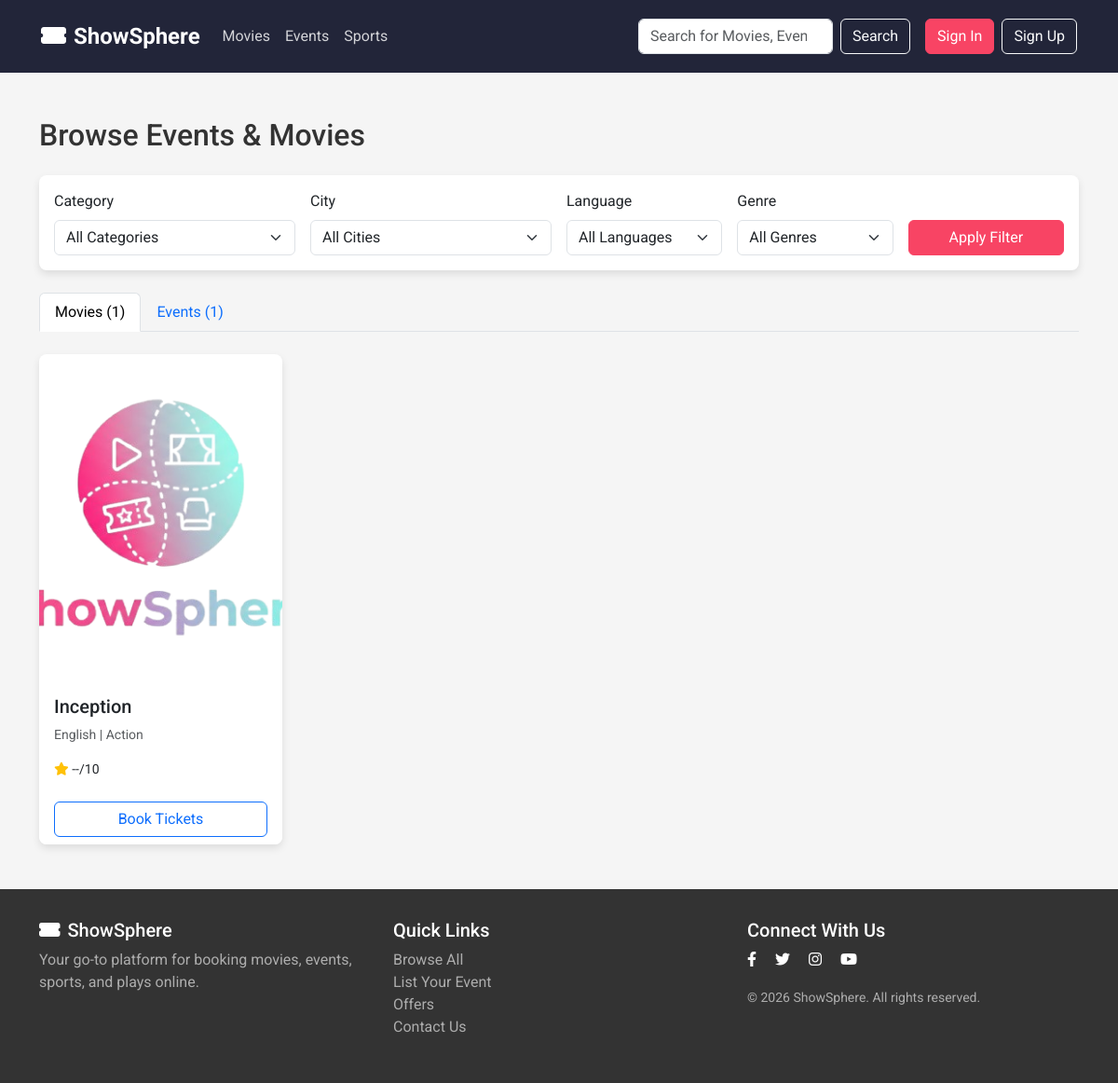
The page /browse/ on the database its author committed.
### booking/models.py (models this page shows, shortened)
class Movie(models.Model):
    STATUS_CHOICES = [
        ('pending', 'Pending Approval'),
        ('approved', 'Approved'),
        ('rejected', 'Rejected'),
    ]
    CERTIFICATION_CHOICES = [
        ('U', 'U - Universal'),
        ('UA', 'UA - Parental Guidance'),
        ('A', 'A - Adults Only'),
        ('S', 'S - Restricted'),
    ]
    theatre_owner = models.ForeignKey(TheatreOwnerProfile, on_delete=models.CASCADE, related_name='movies')
    title = models.CharField(max_length=200)
    description = models.TextField()
    genre = models.ForeignKey(Genre, on_delete=models.SET_NULL, null=True)
    language = models.ForeignKey(Language, on_delete=models.SET_NULL, null=True)
    duration = models.PositiveIntegerField(help_text='Duration in minutes')
    release_date = models.DateField()
    director = models.CharField(max_length=200, blank=True)
    cast = models.TextField(blank=True, help_text='Main cast members')
    certification = models.CharField(max_length=5, choices=CERTIFICATION_CHOICES, blank=True)
    poster = models.ImageField(upload_to='movie_posters/')
    trailer_url = models.URLField(blank=True, help_text='YouTube trailer URL')
    rating = models.DecimalField(max_digits=3, decimal_places=1, null=True, blank=True,
                                 validators=[MinValueValidator(0), MaxValueValidator(10)])
    status = models.CharField(max_length=20, choices=STATUS_CHOICES, default='pending')
    is_trending = models.BooleanField(default=False)
    created_at = models.DateTimeField(auto_now_add=True)
    updated_at = models.DateTimeField(auto_now=True)
    class Meta:
        ordering = ['-release_date']

class Language(models.Model):
    name = models.CharField(max_length=50, unique=True)
    code = models.CharField(max_length=10, unique=True)
    class Meta:
        ordering = ['name']

class Genre(models.Model):
    name = models.CharField(max_length=50, unique=True)
    category = models.ForeignKey(Category, on_delete=models.CASCADE, related_name='genres')
    class Meta:
        ordering = ['name']

### booking/views.py (the view, shortened to what this page needs)
# urls.py: path('browse/', views.browse, name='browse'),
def browse(request):
    category_slug = request.GET.get('category')
    city_id = request.GET.get('city')
    language_id = request.GET.get('language')
    genre_id = request.GET.get('genre')
    events = Event.objects.filter(status='approved')
    movies = Movie.objects.filter(status='approved')
    if category_slug:
        category = get_object_or_404(Category, slug=category_slug)
        events = events.filter(category=category)
    if language_id:
        language = get_object_or_404(Language, id=language_id)
        events = events.filter(language=language)
        movies = movies.filter(language=language)
    if genre_id:
        genre = get_object_or_404(Genre, id=genre_id)
        events = events.filter(genre=genre)
        movies = movies.filter(genre=genre)
    context = {
        'events': events,
        'movies': movies,
        'categories': Category.objects.all(),
        'cities': City.objects.filter(is_active=True),
        'languages': Language.objects.all(),
        'genres': Genre.objects.all(),
    }
    return render(request, 'browse.html', context)

### templates/browse.html (shortened to what this page needs)
{% extends 'base.html' %}
{% block content %}
<div class="container my-5">
    <h2 class="mb-4">Browse Events & Movies</h2>
    <div class="card mb-4">
        <div class="card-body">
            <form method="get" class="row g-3">
                <div class="col-md-3">
                    <label class="form-label">Category</label>
                    <select name="category" class="form-select">
                        <option value="">All Categories</option>
                    </select>
                </div>
                <div class="col-md-3">
                    <label class="form-label">City</label>
                    <select name="city" class="form-select">
                        <option value="">All Cities</option>
                    </select>
                </div>
                <div class="col-md-2">
                    <label class="form-label">Language</label>
                    <select name="language" class="form-select">
                        <option value="">All Languages</option>
                    </select>
                </div>
                <div class="col-md-2">
                    <label class="form-label">Genre</label>
                    <select name="genre" class="form-select">
                        <option value="">All Genres</option>
                    </select>
                </div>
                <div class="col-md-2 d-flex align-items-end">
                    <button type="submit" class="btn btn-primary w-100">Apply Filter</button>
                </div>
            </form>
        </div>
    </div>
    <ul class="nav nav-tabs mb-4" id="myTab" role="tablist">
        <li class="nav-item" role="presentation">
            <button class="nav-link active" id="movies-tab" data-bs-toggle="tab" data-bs-target="#movies" type="button"
                role="tab">Movies ({{ movies.count }})</button>
        </li>
        <li class="nav-item" role="presentation">
            <button class="nav-link" id="events-tab" data-bs-toggle="tab" data-bs-target="#events" type="button"
                role="tab">Events ({{ events.count }})</button>
        </li>
    </ul>
    <div class="tab-content" id="myTabContent">
        <div class="tab-pane fade show active" id="movies" role="tabpanel">
            <div class="row row-cols-1 row-cols-md-4 g-4">
                {% for movie in movies %}
                <div class="col">
                    <div class="card h-100">
                        {% if movie.poster %}
                        <img src="{{ movie.poster.url }}" class="card-img-top" alt="{{ movie.title }}">
                        {% else %}
                        <div class="card-img-top bg-light d-flex align-items-center justify-content-center">
                            <i class="fas fa-film fa-3x text-muted"></i>
                        </div>
                        {% endif %}
                        <div class="card-body">
                            <h5 class="card-title text-truncate">{{ movie.title }}</h5>
                            <p class="card-text text-muted small">{{ movie.language.name }} | {{ movie.genre.name }}</p>
                            <p class="card-text small"><i class="fas fa-star text-warning"></i> {{movie.rating|default:"--" }}/10</p>
                        </div>
                        <div class="card-footer bg-white border-top-0">
                            <a href="{% url 'booking:movie_detail' movie.id %}" class="btn btn-outline-primary w-100">Book Tickets</a>
                        </div>
                    </div>
                </div>
                {% empty %}
                <div class="col-12">
                    <div class="alert alert-info">No movies found matching your filters.</div>
                </div>
                {% endfor %}
            </div>
        </div>
    </div>
</div>
{% endblock %}

### static/css/style.css (style rules this page uses)
:root { --primary-color: #f84464; --secondary-color: #222539; --accent-color: #f5f5f5; --text-primary: #333333; --text-secondary: #666666; --text-white: #ffffff; --background-light: #f5f5f5; --background-white: #ffffff; --success-color: #4caf50; --warning-color: #ff9800; --danger-color: #f44336; --border-radius: 8px; --box-shadow: 0 4px 8px rgba(0, 0, 0, 0.1); --transition: all 0.3s ease; }
body { font-family: 'Roboto', 'Inter', sans-serif; background-color: var(--background-light); color: var(--text-primary); margin: 0; padding: 0; box-sizing: border-box; }
.btn-primary { background-color: var(--primary-color); border-color: var(--primary-color); }
.card { border: none; border-radius: var(--border-radius); box-shadow: var(--box-shadow); transition: var(--transition); overflow: hidden; }
.card-img-top { height: 350px; object-fit: cover; }

### rows shown on the page
Movie: poster (picture), title "Inception", language.name "English", genre.name "Action", rating "--"

### other values the page prints
{{ movies.count }} "1"
{{ events.count }} "1"
